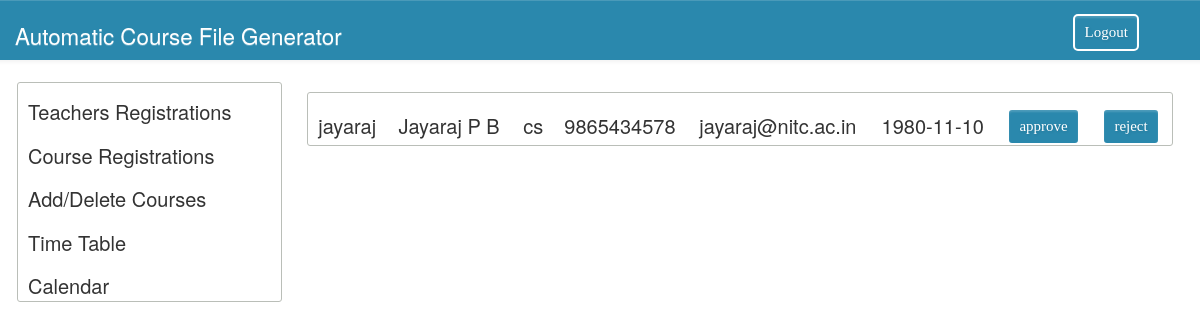
Page /approval.php on the committed database.
### tables this page shows
CREATE TABLE `FACULTY` (
  `faculty_id` varchar(20) NOT NULL,
  `password` varchar(50) NOT NULL,
  `name` varchar(50) NOT NULL,
  `dept_id` varchar(10) NOT NULL,
  `phone` varchar(13) NOT NULL,
  `email` varchar(50) DEFAULT NULL,
  `dob` date NOT NULL,
  `accepted` int(11) DEFAULT NULL,
  PRIMARY KEY (`faculty_id`)
);

### approval.php (the view, shortened to what this page needs)
<!DOCTYPE html>
<html lang="en">
<head>
	<link rel="stylesheet" href="css/bootstrap-theme.css" />
	<link rel="stylesheet" href="css/bootstrap.css" />
	<link rel="stylesheet" href="font/css/font-awesome.css">
	<link rel="stylesheet" href="css/form.css" />
	<link rel="stylesheet" href="css/examples1.css" />
</head>
<?php
include('db.php'); ?>
<body>
<nav class = " row navbar navbar-default container-fluid" role = "navigation" style="background:#2A88AD;">
   <div class = "navbar-header col-sm-4">
      <a class = "navbar-brand" href = "approval.php" style="color:white;font-size:1.6em;margin-top:10px;">Automatic Course File Generator</a>
   </div>
   <div>
      <ul class = "nav navbar-nav navbar-right col-md-8">
	<form  action="logout.php" method="post" id="login_form">
         <input class="col-sm-1 btn" style="margin:14px 5px 4px 5px;" type="submit" value="Logout" name="submit">
	</form>
      </ul>
   </div>
</nav>
<div class="container-fluid">
		<div class="row " style=" margin:2px;">
			<div class="col-sm-3" id="left-bar">
			<table id="list">
				<tbody>
			    <tr>
			        <td id="teachers-reg-button" >Teachers Registrations</td>
			    </tr>
			    <tr>
			        <td id="course-reg-button" >Course Registrations</td>
			    </tr>
			    <tr>
			        <td id="add-course-button" >Add/Delete Courses</td>
			    </tr>
			    <tr>
			        <td id="time-table-button" >Time Table</td>
			    </tr><tr>
			        <td id="calendar-input-button" >Calendar</td>
			    </tr>
				</tbody>
			</table>
			</div>
			<div class="col-sm-9" id="right-bar">
			<div id="teacher-reg">
	<?php
		$sql = "SELECT * FROM FACULTY WHERE accepted=0";
		$result=mysqli_query($conn,$sql);
		echo "<table id ='approve'>";
		if(mysqli_num_rows($result) > 0){
			while ($row = mysqli_fetch_assoc($result)){
			echo 	"<div id='faculty' class='form-style-10'> <tr> <td>" . $row[faculty_id] . "</td><td>" . $row[name] .
				"</td><td>" . $row[dept_id] . "</td><td>" . $row[phone] . "</td><td>" . $row[email] .
				"</td><td>" . $row[dob] . "</td><td> <form method='post' ><input type='text' name='faculty_id' value=" .
				$row[faculty_id] . ' hidden> <input type="submit" class="btn"  name="approve" value="approve"></td>
				<td><input type="submit" class="btn" name="reject" value="reject"> </form></td></tr> </div>';
			}
		}
		else{
			echo "No more new Teachers registration.";
		}
		echo "</table>";
	?>
			</div>
			</div>
		</div>
	</div>
</body>
</html>

### css/form.css (style rules this page uses)
.form-style-10 input[type="button"], .form-style-10 input[type="submit"], .form-style-10 input[type="file"],.btn { background: #2A88AD; padding: 8px 20px 8px 20px; border-radius: 5px; -webkit-border-radius: 5px; -moz-border-radius: 5px; color: #fff; text-shadow: 1px 1px 3px rgba(0, 0, 0, 0.12); font: normal 30px 'Bitter', serif; -moz-box-shadow: inset 0px 2px 2px 0px rgba(255, 255, 255, 0.17); -webkit-box-shadow: inset 0px 2px 2px 0px rgba(255, 255, 255, 0.17); box-shadow: inset 0px 2px 2px 0px rgba(255, 255, 255, 0.17); border: 1px solid #257C9E; font-size: 15px; }

### css/examples1.css (style rules this page uses)
.container-fluid { padding-left: 0px; }
ul { list-style: none; }
a { color: black; text-decoration: none; }
table { border-collapse: separate; border: 1px solid #babeb8; border-radius : 3px ; width : 100%; }
tbody > tr > td { cursor:pointer; //border-bottom:1px solid black; font-size: 20px; padding : 15px 10px 0px 10px; }
#right-bar { padding : 10px; margin : auto; }
.btn { padding: 8px 10px 8px 10px; border: solid white 2px; }
ul { list-style-type: none; margin: 0; padding: 0; overflow: hidden; // background-color: #333; }
.navbar { position: relative; min-height: 50px; margin-bottom: 20px; border: 0px solid transparent; }
a { text-decoration: none !important; }

### rows in the picture
faculty: faculty_id "jayaraj", name "Jayaraj P B", dept "cs", phone "9865434578", email "jayaraj@nitc.ac.in", dob "1980-11-10"
